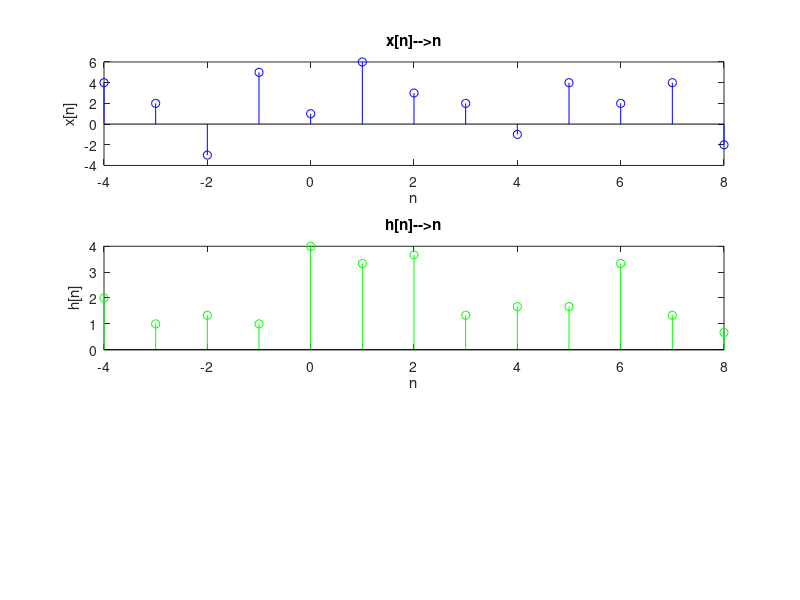

MATLAB code for this plot: (Note: this script raises an error after producing the figure.)
clc;
clf;
clear all;

x=[4 2 -3 5 1 6 3 2 -1 4 2 4 -2];		#Declaring x[n]
h=[1/3 1/3 1/3];					#putting x[n]=delta[n] , h[n] is found when delta[n] is impulse function

n1=-4:8;
n2=-1:1;
n3=1:length(x)+length(h)-1;

#----------------------three point moving average(non-recursive) filter(Smoothing)------------------------

x1=[0 x 0];

for i = 2:14
	m(i-1)=(x1(i-1)+x1(i)+x1(i+1))/3;
endfor

subplot(3,1,1);
stem(n1,x,'b');					#Plotting x[n]-->n
title("x[n]-->n");
xlabel("n");
ylabel("x[n]");

subplot(3,1,2);
stem(n1,m,'g');					#Plotting h[n]-->n
title("h[n]-->n");
xlabel("n");
ylabel("h[n]");

#-----------------Plotting of smooth x[n]*h[n]----------------
y=Convolution(m,h);					#Calling Convolution function and storing its result in y
subplot(3,1,3);
stem(n3,y,'r');					#Plotting y
y=y								#Displaying y
title("y[n]-->n");
xlabel("n");
ylabel("y[n]");

Convolution=conv(m,h)
